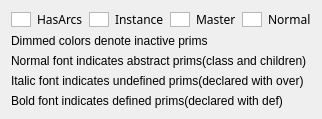
<?xml version="1.0" encoding="UTF-8"?>
<ui version="4.0">
 <class>PrimLegend</class>
 <widget class="QWidget" name="PrimLegend">
 <property name="comment" stdset="0">
   <string>
     Copyright 2017 Pixar                                                                   
                                                                                            
     Licensed under the Apache License, Version 2.0 (the &quot;Apache License&quot;)      
     with the following modification; you may not use this file except in                   
     compliance with the Apache License and the following modification to it:               
     Section 6. Trademarks. is deleted and replaced with:                                   
                                                                                            
     6. Trademarks. This License does not grant permission to use the trade                 
        names, trademarks, service marks, or product names of the Licensor                  
        and its affiliates, except as required to comply with Section 4(c) of               
        the License and to reproduce the content of the NOTICE file.                        
                                                                                            
     You may obtain a copy of the Apache License at                                         
                                                                                            
         http://www.apache.org/licenses/LICENSE-2.0                                         
                                                                                            
     Unless required by applicable law or agreed to in writing, software                    
     distributed under the Apache License with the above modification is                    
     distributed on an &quot;AS IS&quot; BASIS, WITHOUT WARRANTIES OR CONDITIONS OF ANY   
     KIND, either express or implied. See the Apache License for the specific               
     language governing permissions and limitations under the Apache License.               
  </string>
  </property>
  <property name="sizePolicy">
   <sizepolicy hsizetype="Preferred" vsizetype="Fixed">
    <horstretch>0</horstretch>
    <verstretch>0</verstretch>
   </sizepolicy>
  </property>
  <property name="maximumSize">
   <size>
    <width>420</width>
    <height>0</height>
   </size>
  </property>
  <layout class="QVBoxLayout" name="primLegendLayoutContainer">
   <item>
    <layout class="QGridLayout" name="primLegendLayout">
     <item row="0" column="0">
      <widget class="QGraphicsView" name="primLegendColorHasArcs">
       <property name="maximumSize">
        <size>
         <width>20</width>
         <height>15</height>
        </size>
       </property>
      </widget>
     </item>
     <item row="0" column="1">
      <widget class="QLabel" name="primLegendLabelHasArcs">
       <property name="font">
        <font>
         <family>Gotham Rounded</family>
         <pointsize>9</pointsize>
         <weight>50</weight>
         <italic>false</italic>
         <bold>false</bold>
        </font>
       </property>
       <property name="text">
        <string>HasArcs</string>
       </property>
      </widget>
     </item>
     <item row="0" column="2">
      <widget class="QGraphicsView" name="primLegendColorInstance">
       <property name="maximumSize">
        <size>
         <width>20</width>
         <height>15</height>
        </size>
       </property>
      </widget>
     </item>
     <item row="0" column="3">
      <widget class="QLabel" name="primLegendLabelInstance">
       <property name="font">
        <font>
         <family>Gotham Rounded</family>
         <pointsize>9</pointsize>
         <weight>50</weight>
         <italic>false</italic>
         <bold>false</bold>
        </font>
       </property>
       <property name="text">
        <string>Instance</string>
       </property>
      </widget>
     </item>
     <item row="0" column="4">
      <widget class="QGraphicsView" name="primLegendColorMaster">
       <property name="maximumSize">
        <size>
         <width>20</width>
         <height>15</height>
        </size>
       </property>
      </widget>
     </item>
     <item row="0" column="5">
      <widget class="QLabel" name="primLegendLabelMaster">
       <property name="font">
        <font>
         <family>Gotham Rounded</family>
         <pointsize>9</pointsize>
         <weight>50</weight>
         <italic>false</italic>
         <bold>false</bold>
        </font>
       </property>
       <property name="text">
        <string>Master</string>
       </property>
      </widget>
     </item>
     <item row="0" column="6">
      <widget class="QGraphicsView" name="primLegendColorNormal">
       <property name="maximumSize">
        <size>
         <width>20</width>
         <height>15</height>
        </size>
       </property>
      </widget>
     </item>
     <item row="0" column="7">
      <widget class="QLabel" name="primLegendLabelNormal">
       <property name="font">
        <font>
         <family>Gotham Rounded</family>
         <pointsize>9</pointsize>
         <weight>50</weight>
         <italic>false</italic>
         <bold>false</bold>
        </font>
       </property>
       <property name="text">
        <string>Normal</string>
       </property>
      </widget>
     </item>
    </layout>
   </item>
   <item>
    <layout class="QVBoxLayout" name="primLegendLabelContainer">
     <item>
      <widget class="QLabel" name="primLegendLabelDimmed">
       <property name="text">
        <string>Dimmed colors denote inactive prims</string>
       </property>
      </widget>
     </item>
     <item>
      <widget class="QLabel" name="primLegendLabelFontsAbstract">
       <property name="text">
        <string>Normal font indicates abstract prims(class and children)</string>
       </property>
      </widget>
     </item>
     <item>
      <widget class="QLabel" name="primLegendLabelFontsUndefined">
       <property name="text">
        <string>Italic font indicates undefined prims(declared with over)</string>
       </property>
      </widget>
     </item>
     <item>
      <widget class="QLabel" name="primLegendLabelFontsDefined">
       <property name="text">
        <string>Bold font indicates defined prims(declared with def)</string>
       </property>
      </widget>
     </item>
    </layout>
   </item>
  </layout>
 </widget>
</ui>
